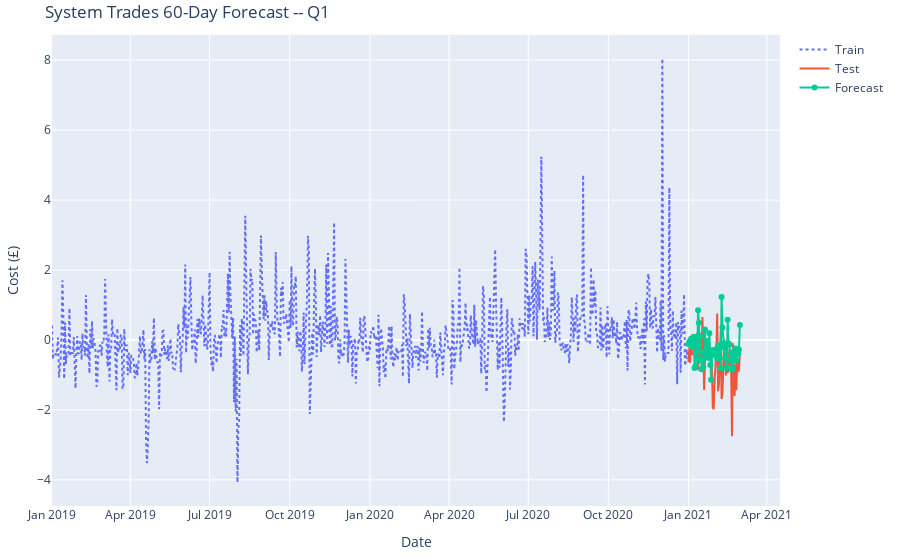

The code cell stored with this chart in its notebook:
### Code cell
go_plotter(df_train, df_test, df_forecast, FC, LABEL, "System")
maape(df_test.values, df_forecast.values)
